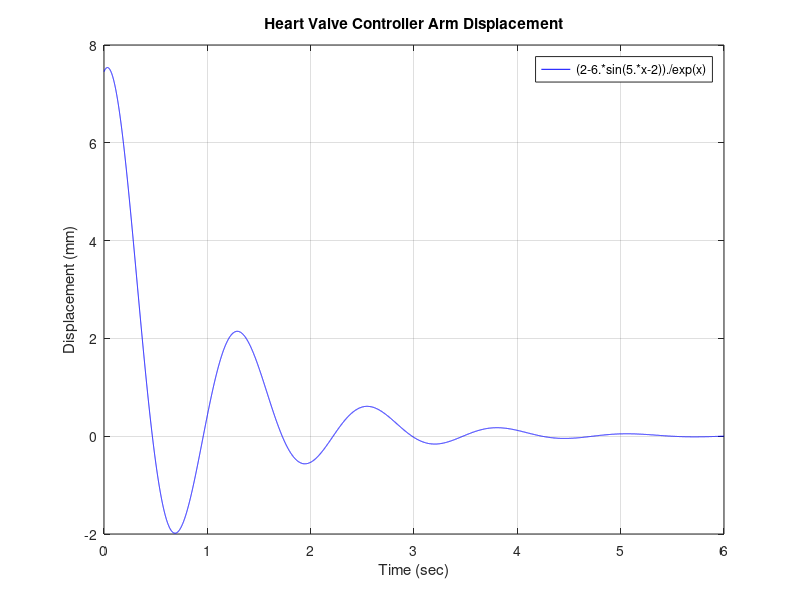

The MATLAB source for this figure: (Note: this script raises an error after producing the figure.)
%%%%%%%%%%%%%%%%%%%%%%%%%%%%%%%%%%%%%%%%%%%%%%%%%%%%%%%%%%%%%%%%%%%%%%%%%%%
%
%  Programmer(s) and Purdue Email Address(es):
%  1. Mark Luzarowski mluzarow@purdue.edu
%
%  Section: 017
%
%  Assignment #: 13.1 - 13.2
%
%  Academic Integrity Statement:
%
%       I/we have not used source code obtained from
%       any other unauthorized source, either modified
%       or unmodified.  Neither have I/we provided access
%       to my/our code to another. The project I/we am/are submitting
%       is my/our own original work.
%
%  Program Description: Given a user's guess as to where the zero and
%  minimum is on the graph, the program will calculate said zero and
%  minimum.
%
%%%%%%%%%%%%%%%%%%%%%%%%%%%%%%%%%%%%%%%%%%%%%%%%%%%%%%%%%%%%%%%%%%%%%%%%%%%

% --- INPUTS ---
%The equation being used.
func_y = '(2-6*sin(5*x-2))/exp(x)';

% --- CALCULATIONS ---
%Graphs the equation for 0 to 6 seconds.
fplot(func_y, [0 6], 'b-');
title('Heart Valve Controller Arm Displacement');
xlabel('Time (sec)');
ylabel('Displacement (mm)');
grid;

%Prompts user to input a guess as to where the first zero is.
guess = input('What is your initial guess for the time at which the zero occurs? ');
%Calculates zero based on user's guess.
zero = fzero(func_y, guess);

%Prompts user to input a guess as to where the first minimum is.
guess2 = input('What is the range of time over which the minimum occurs? ');
%Calculates the minimum based on user's guess.
[~, min] = fminbnd(func_y, guess2(:,1), guess2(:,2));

% --- OUTPUTS ----
%Prints calculated information.
fprintf('At what time is the pump controller arm at its default position? %d\n', zero);
fprintf('At what time does the pump controller arm reached its minimum displacement? %d\n', min);

